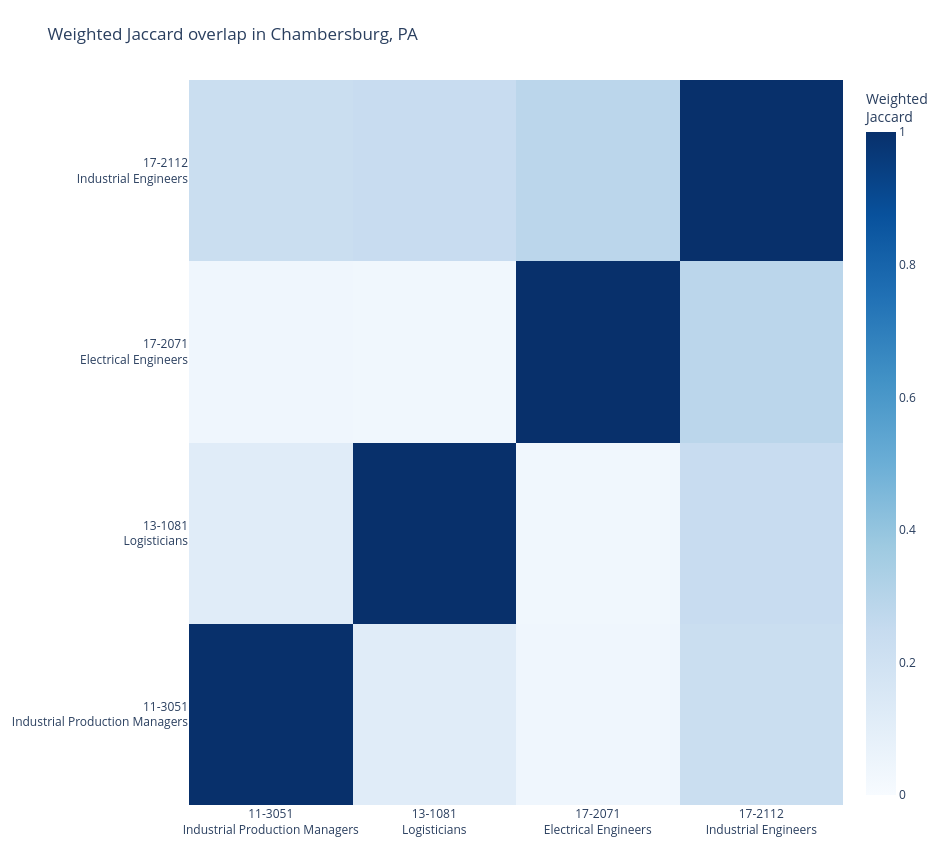

The notebook cell this image was saved under:
### Code cell
Area_input = "Chambersburg, PA"
emp_threshold = 100

destination_queries_compare = [
    "11-3051", 
    "13-1081", 
    "17-2071", 
    "17-2112", 
]

overlap_matrix_chambersburg = build_overlap_matrix(
    destination_queries_compare,
    Area_input,
    oews_df,
    merged_similarity_scores_updated,
    cosine_threshold_tree,
    median_lb,
    median_ub,
    emp_threshold
)

display(overlap_matrix_chambersburg)

fig_overlap_chambersburg = plot_overlap_heatmap(
    overlap_matrix_chambersburg,
    occ_lookup=occ_lookup,
    title="Weighted Jaccard overlap in Chambersburg, PA"
)
fig_overlap_chambersburg.show()

### Figure 1 — Plotly figure (JSON) as saved in the notebook; plotly's stock layout.template omitted (floating-point values rounded to 4 significant figures)
{"data": [{"colorbar": {"title": {"text": "Weighted<br>Jaccard"}}, "colorscale": [[0, "rgb(247,251,255)"], [0.125, "rgb(222,235,247)"], [0.25, "rgb(198,219,239)"], [0.375, "rgb(158,202,225)"], [0.5, "rgb(107,174,214)"], [0.625, "rgb(66,146,198)"], [0.75, "rgb(33,113,181)"], [0.875, "rgb(8,81,156)"], [1, "rgb(8,48,107)"]], "hovertemplate": "Destination A: %{y}<br>Destination B: %{x}<br>Weighted Jaccard: %{z:.3f}<extra></extra>", "type": "heatmap", "x": ["11-3051<br>Industrial Production Managers", "13-1081<br>Logisticians", "17-2071<br>Electrical Engineers", "17-2112<br>Industrial Engineers"], "y": ["11-3051<br>Industrial Production Managers", "13-1081<br>Logisticians", "17-2071<br>Electrical Engineers", "17-2112<br>Industrial Engineers"], "z": [[1.0, 0.1148, 0.03897, 0.2266], [0.1148, 1.0, 0.03466, 0.2391], [0.03897, 0.03466, 1.0, 0.2832], [0.2266, 0.2391, 0.2832, 1.0]], "zmax": 1, "zmin": 0}], "layout": {"height": 850, "margin": {"b": 20, "l": 20, "r": 20, "t": 80}, "title": {"text": "Weighted Jaccard overlap in Chambersburg, PA"}, "width": 950, "xaxis": {"side": "bottom"}}}
